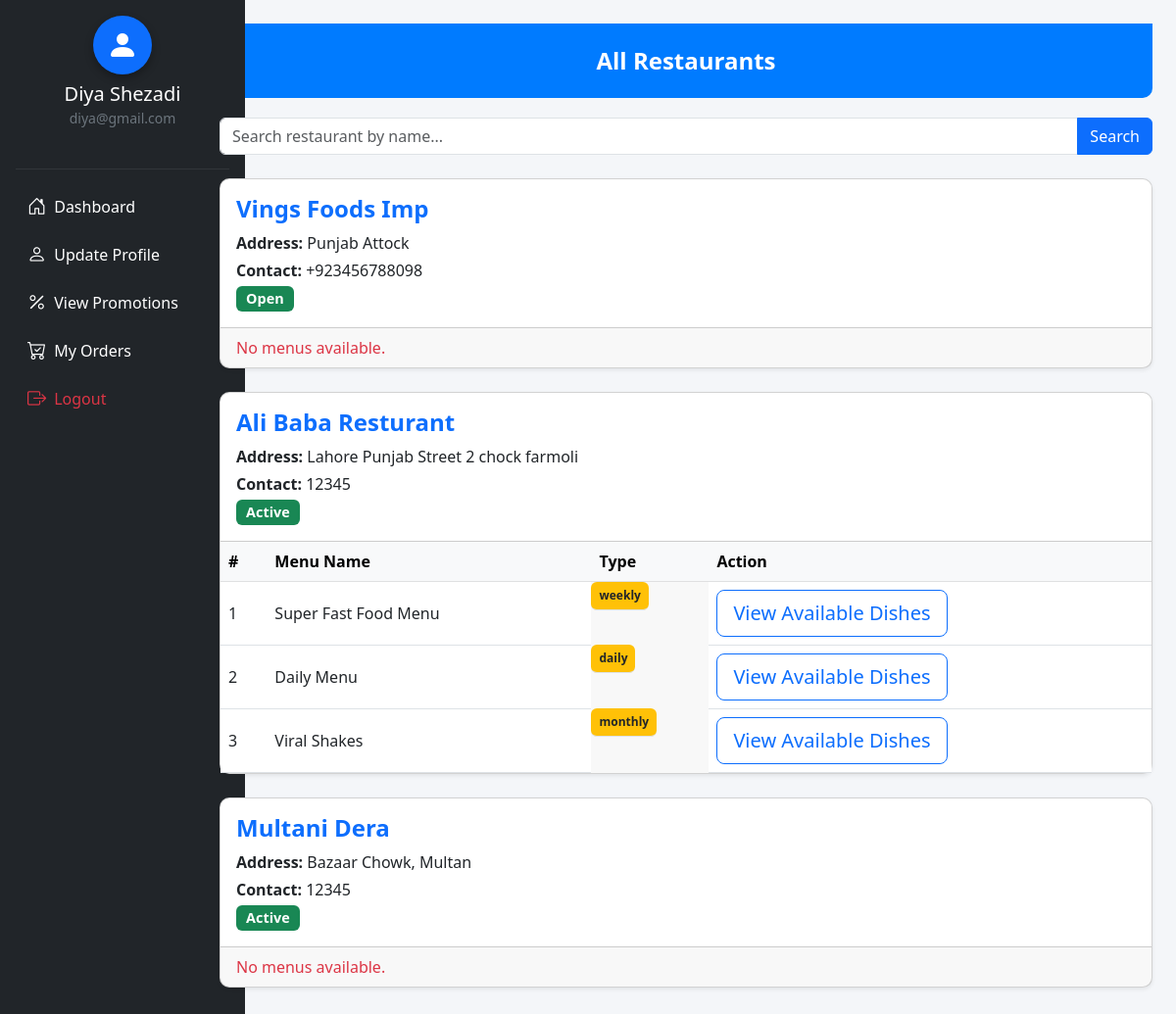
/customer/customer_dashboard.php (signed in), run on the app's committed database.
### tables this page shows
CREATE TABLE `tblrestaurants_delivery` (
  `id` int(11) NOT NULL,
  `name` varchar(100) DEFAULT NULL,
  `type` enum('restaurant','rider') DEFAULT NULL,
  `contact` varchar(20) DEFAULT NULL,
  `address` varchar(255) DEFAULT NULL,
  `status` varchar(20) DEFAULT 'active',
  `created_at` timestamp NOT NULL DEFAULT current_timestamp(),
  `password` varchar(100) NOT NULL
);

CREATE TABLE `tbl_menus` (
  `id` int(11) NOT NULL,
  `restaurant_id` int(11) DEFAULT NULL,
  `name` varchar(100) DEFAULT NULL,
  `type` varchar(50) DEFAULT NULL
);

### customer/customer_dashboard.php (the view, shortened to what this page needs)
<?php
include("../dbconnection.php");
$search = isset($_GET['search']) ? $_GET['search'] : '';
$query = "SELECT * FROM tblrestaurants_delivery WHERE type = 'restaurant'";
$result = mysqli_query($conn, $query);
?>
<!DOCTYPE html>
<html lang="en">
<head>
  <link href="https://cdn.jsdelivr.net/npm/bootstrap@5.3.0/dist/css/bootstrap.min.css" rel="stylesheet">
</head>
<body>
<div class="container-fluid">
  <div class="row">
    <div class="col-md-3 col-lg-2 p-0 bg-dark text-white" style="min-height: 100vh; overflow-y: auto;">
      <?php include 'sidebar.php'; ?>
    </div>
    <div class="col-md-9 col-lg-10 p-4">
      <div class="header">All Restaurants</div>
      <form method="GET" class="mb-4 search-bar">
        <div class="input-group">
          <input type="text" name="search" class="form-control" placeholder="Search restaurant by name..." value="<?php echo htmlspecialchars($search); ?>">
          <button type="submit" class="btn btn-primary">Search</button>
        </div>
      </form>
      <?php
      if (mysqli_num_rows($result) > 0) {
          while ($row = mysqli_fetch_assoc($result)) {
              $rid = $row['id'];
              echo "
              <div class='card mb-4 shadow-sm'>
                <div class='card-body'>
                  <h4 class='card-title text-primary'>{$row['name']}</h4>
                  <p class='mb-1'><strong>Address:</strong> {$row['address']}</p>
                  <p class='mb-1'><strong>Contact:</strong> {$row['contact']}</p>
                  <span class='badge badge-status bg-" . (($row['status'] == 'active' || $row['status'] == 'open') ? "success" : "danger") . "'>
                    " . ucfirst($row['status']) . "
                  </span>
                </div>
              ";
              $menu_res = mysqli_query($conn, "SELECT * FROM tbl_menus WHERE restaurant_id = $rid");
              if (mysqli_num_rows($menu_res) > 0) {
                  echo "
                  <div class='card-footer p-0'>
                    <table class='table table-hover mb-0'>
                      <thead class='table-light'>
                        <tr>
                          <th>#</th>
                          <th>Menu Name</th>
                          <th>Type</th>
                          <th>Action</th>
                        </tr>
                      </thead>
                      <tbody>";
                  $i = 1;
                  while ($menu = mysqli_fetch_assoc($menu_res)) {
                      echo "
                        <tr>
                          <td>{$i}</td>
                          <td>{$menu['name']}</td>
                          <td class='badge bg-warning'>{$menu['type']}</td>
                          <td><a href='view_dishes.php?menu_id={$menu['id']}&rid={$rid}' class='btn btn-lg btn-outline-primary'>View Available Dishes</a></td>
                        </tr>";
                      $i++;
                  }
                  echo "</tbody></table></div>";
              } else {
                  echo "<div class='card-footer text-danger'>No menus available.</div>";
              }
              echo "</div>";
          }
      } else {
          echo "<div class='alert alert-warning'>No restaurants found.</div>";
      }
      ?>
    </div>
  </div>
</div>
</body>
</html>

### customer/customer_dashboard.php (style rules this page uses)
body { background-color: #f4f6f9; font-family: 'Segoe UI', Tahoma, Geneva, Verdana, sans-serif; }
.header { background-color: #007bff; color: white; padding: 20px 15px; font-size: 1.5rem; font-weight: 600; text-align: center; border-radius: 0 0 10px 10px; margin-bottom: 20px; }
.search-bar input { border-radius: 0.375rem 0 0 0.375rem; }
.search-bar button { border-radius: 0 0.375rem 0.375rem 0; }
.card { border-radius: 10px; transition: transform 0.2s; }
.card-title { font-weight: 600; }
.badge-status { font-size: 0.9rem; padding: 0.4em 0.7em; }
.table th, .table td { vertical-align: middle; }
.card-footer a { transition: all 0.2s; }

### data on the page
tblrestaurants_delivery: name "Vings Foods Imp", address "Punjab Attock", contact "+923456788098", status "Open", shows "No menus available."
tblrestaurants_delivery: name "Ali Baba Resturant", address "Lahore Punjab Street 2 chock farmoli", contact "12345", status "Active"
tbl_menus: name "Super Fast Food Menu", type "weekly"
tbl_menus: name "Daily Menu", type "daily"
tbl_menus: name "Viral Shakes", type "monthly"
tblrestaurants_delivery: name "Multani Dera", address "Bazaar Chowk, Multan", contact "12345", status "Active", shows "No menus available."

### other printed values
$customerName "Diya Shezadi"
$customerEmail "diya@gmail.com"
